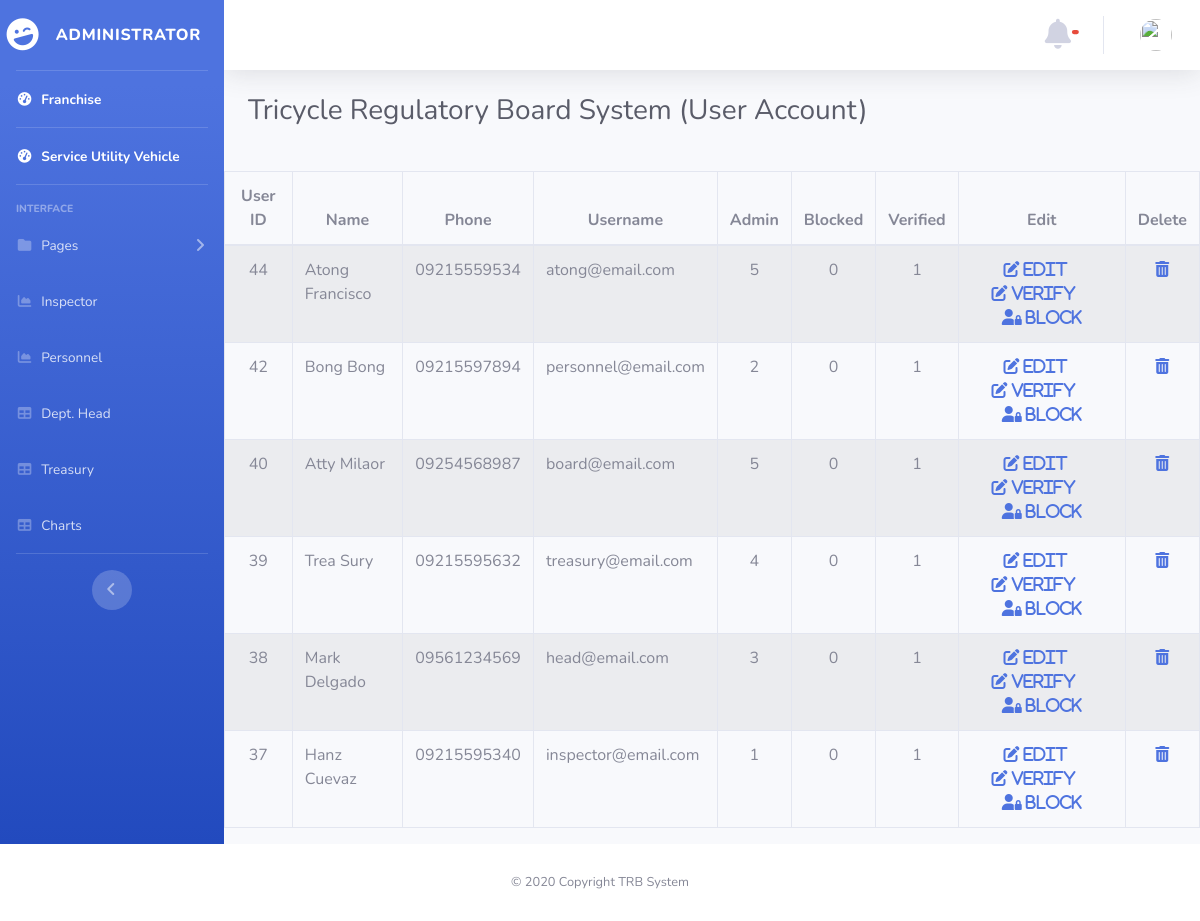
Screenshot of /atty/user_account1.php with the database file from the repository.
### tables this page shows
CREATE TABLE `user_account` (
  `user_id` int(11) NOT NULL,
  `first_name` varchar(25) NOT NULL,
  `last_name` varchar(25) NOT NULL,
  `phone_no` varchar(25) NOT NULL,
  `username` varchar(25) NOT NULL,
  `password` varchar(25) NOT NULL,
  `isAdmin` tinyint(4) NOT NULL,
  `isBlocked` tinyint(4) NOT NULL,
  `active` tinyint(4) NOT NULL,
  `deleted` tinyint(4) NOT NULL,
  `verified` tinyint(4) NOT NULL
);

### atty/user_account1.php (the view, shortened to what this page needs)
<?php
$connection = new PDO ("mysql:host=localhost;dbname=trb_db_master","root","");
$sql = 'select * from user_account where (Active IS NOT NULL or Active = 1) AND (Deleted IS NULL OR Deleted != 1) ORDER BY `user_account`.`user_id` DESC';
$statement = $connection->prepare($sql);
$statement->execute();
$packages = $statement->fetchAll(PDO::FETCH_OBJ);
?>
<!DOCTYPE html>
<html lang="en">
<head>
  <link href="../vendor/fontawesome-free/css/all.min.css" rel="stylesheet" type="text/css">
  <link href="../css/sb-admin-2.min.css" rel="stylesheet">
</head>
<body id="page-top">
 <?php
require('nav.php');  ?>
        <div class="container-fluid">
          <div class="d-sm-flex align-items-center justify-content-between mb-4">
            <h1 class="h3 mb-0 text-gray-800">Tricycle Regulatory Board System (User Account)</h1>
          </div>
          </div>
          <div class="container">
            <div class="row">
              <div class="row" style="margin-top:1%;">
                <table class="table table-striped table-bordered table-hover" id="dataTables-example" style="margin-top:1%;">
                  <thead>
                    <tr>
                      <th  style="text-align:Center;">User ID </th>
                      <th  style="text-align:Center;">Name</th>
                      <th  style="text-align:Center;">Phone</th>
                      <th  style="text-align:Center;">Username</th>
                      <th  style="text-align:Center;">Admin</th>
                      <th  style="text-align:Center;">Blocked</th>
                      <th  style="text-align:Center;">Verified</th>
                      <th  style="text-align:Center;">Edit</th>
                      <th  style="text-align:Center;">Delete</th>
                    </tr>
                 </thead>
                    <tbody>
                      <?php foreach($packages as $package): ?>
                  <tr id="<?= $package->user_id; ?>">
                      <td data-target="user-id" style="text-align:Center;"><?= $package->user_id;?></td>
                      <td data-target="name"><?= $package->first_name .' '. $package->last_name; ?></td>
                      <td data-target="phone"><?= $package->phone_no;?></td>
                      <td data-target="username"><?= $package->username;?></td>
                      <td data-target="isAdmin" style="text-align:Center;"><?= $package->isAdmin;?></td>
                      <td data-target="isBlocked" style="text-align:Center;"><?= $package->isBlocked;?></td>
                      <td data-target="verified" style="text-align:Center;"><?= $package->verified;?></td>
                      <td style="text-align:Center;">
                        <a onclick="return confirm('Are you sure you want to Edit this entry?')" href="edit.php?user_id=<?= $package->user_id; ?>"><i class="fas fa-edit"> Edit</i></a>&nbsp;  &nbsp;
                        <a onclick="return confirm('Are you sure you want to VERIFY this entry?')" href="verified.php?user_id=<?= $package->user_id; ?>"><i class="fas fa-edit"> Verify</i></a>
                        <a onclick="return confirm('Are you sure you want to BLOCKED this entry?')" href="blocked.php?user_id=<?= $package->user_id; ?>"><i class="fas fa-user-lock"> Block</i></a>
                      </td >
                      <td style="text-align:Center;"><a onclick="return confirm('Are you sure you want to DELETE this entry?')" href="delete_user_account.php?user_id=<?= $package->user_id; ?>"><i class="fas fa-trash-alt"></i></a>
                      </td>
                  </tr>
                <?php endforeach; ?>
              </tbody>
            </table>
        </div>
    </div>
</div>
      </div>
    </div>
  </div>
  <footer class="sticky-footer bg-white">
    <div class="container my-auto">
      <div class="copyright text-center my-auto">
        <span>© 2020 Copyright TRB System</span>
      </div>
    </div>
  </footer>
</body>
</html>

### rows the page displays
user_account: user_id "44", first_name "Atong", last_name "Francisco", phone_no "09215559534", username "atong@email.com", isAdmin "5", isBlocked "0", verified "1"
user_account: user_id "42", first_name "Bong", last_name "Bong", phone_no "09215597894", username "personnel@email.com", isAdmin "2", isBlocked "0", verified "1"
user_account: user_id "40", first_name "Atty", last_name "Milaor", phone_no "09254568987", username "board@email.com", isAdmin "5", isBlocked "0", verified "1"
user_account: user_id "39", first_name "Trea", last_name "Sury", phone_no "09215595632", username "treasury@email.com", isAdmin "4", isBlocked "0", verified "1"
user_account: user_id "38", first_name "Mark", last_name "Delgado", phone_no "09561234569", username "head@email.com", isAdmin "3", isBlocked "0", verified "1"
user_account: user_id "37", first_name "Hanz", last_name "Cuevaz", phone_no "09215595340", username "inspector@email.com", isAdmin "1", isBlocked "0", verified "1"
